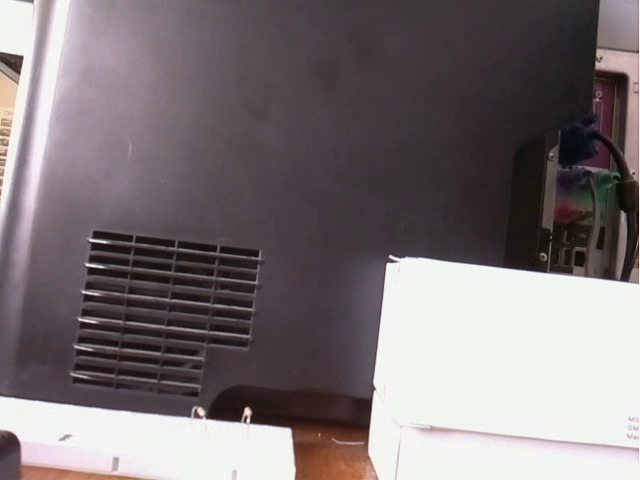
#> input picture frame 9 of Self-Driving Car Project/video_01.avi, 640 x 480 px, given in place of ANDROID PHONE DEC 2014 098.3gp, which was not available
$ python 'video saving 1.py'
#> lines starting #> are read from the running program, lines starting #| are printed output that depends on the picture; pictures that were not available may be replaced by others from this repository, and a replacement may not be noted
import numpy as np
import cv2

cap = cv2.VideoCapture('C:\\Users\\Paul\\Videos\\ANDROID PHONE DEC 2014 098.3gp')

fourcc = cv2.VideoWriter_fourcc(*'XVID')
out = cv2.VideoWriter('C:\\Users\\Paul\\Videos\\The Elements of the Periodic Table Song correctly flipped with no audio.avi', fourcc, 20.0, (640, 480))

while(cap.isOpened()):
    ret, frame = cap.read()
#> frame is the input picture: shape (480, 640, 3); mean B, G, R 117.4, 115.3, 123.7
    if ret== True:
        frame = cv2.flip(frame,1)
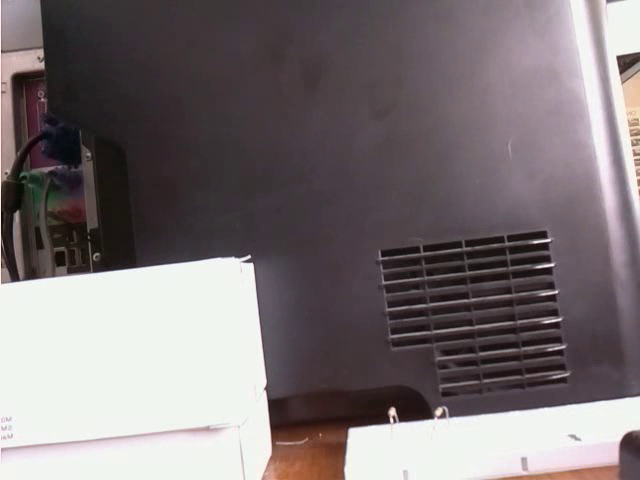
#> frame: shape (480, 640, 3); mean B, G, R 117.4, 115.3, 123.7
        frame = cv2.flip(frame,0)
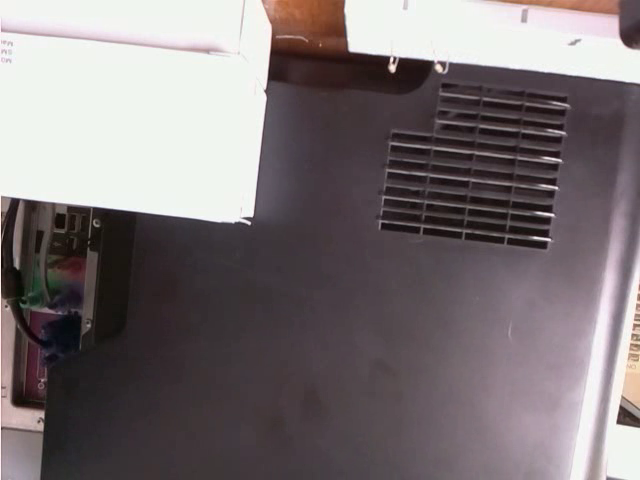
#> frame: shape (480, 640, 3); mean B, G, R 117.4, 115.3, 123.7

        out.write(frame)

        cv2.imshow('frame',frame)
        if cv2.waitKey(1) & 0xFF == ord('q'):
#> (key q is pressed here)
            break

    else:
        break

cap.release()
out.release()

cv2.destroyAllWindows()

$ run again, starting later in the video
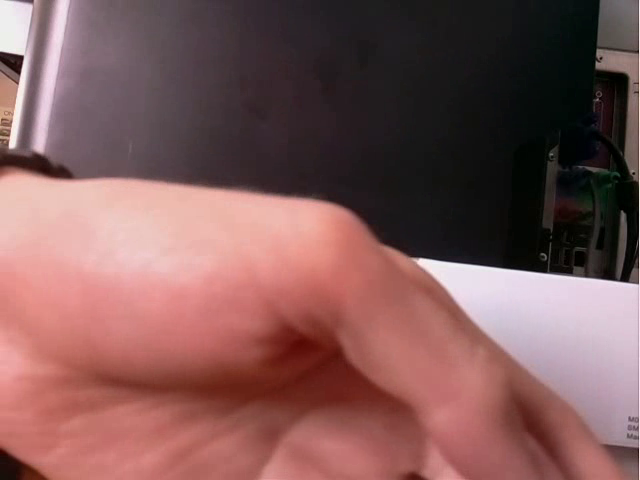
#> input picture frame 42 of Self-Driving Car Project/video_01.avi, 640 x 480 px, given in place of ANDROID PHONE DEC 2014 098.3gp, which was not available
#> frame is the input picture: shape (480, 640, 3); mean B, G, R 88.2, 89.1, 127
#> `frame = cv2.flip(frame,1)`:
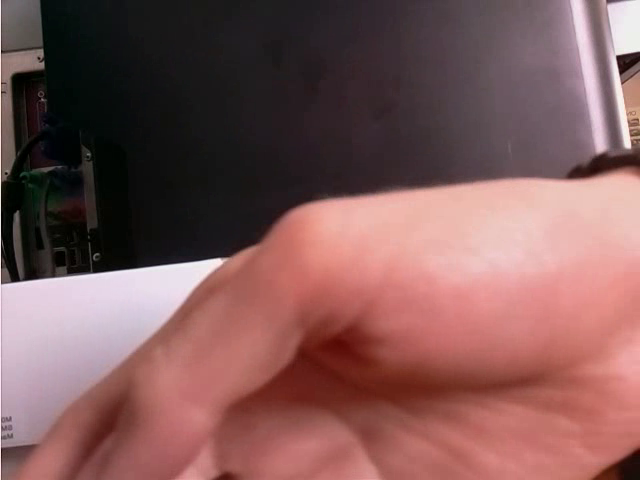
#> frame: shape (480, 640, 3); mean B, G, R 88.2, 89.1, 127
#> `frame = cv2.flip(frame,0)`:
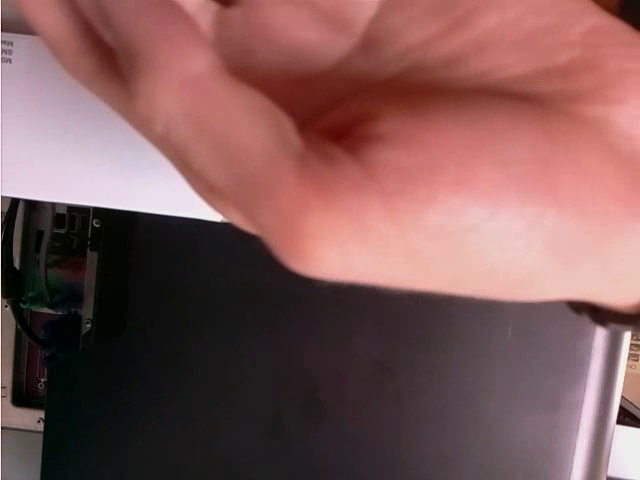
#> frame: shape (480, 640, 3); mean B, G, R 88.2, 89.1, 127

$ run again, starting later in the video
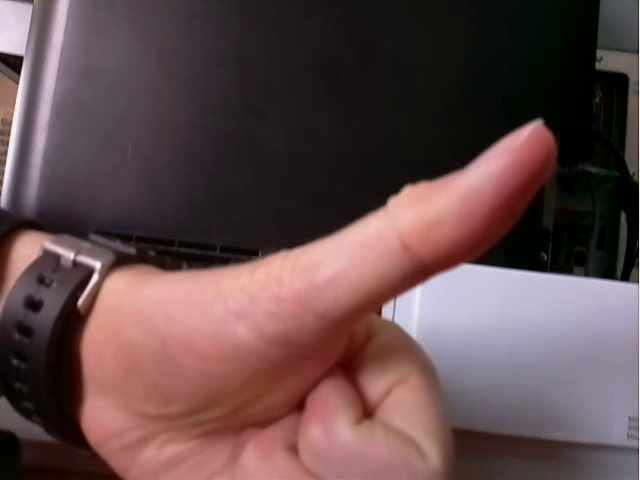
#> input picture frame 76 of Self-Driving Car Project/video_01.avi, 640 x 480 px, given in place of ANDROID PHONE DEC 2014 098.3gp, which was not available
#> frame is the input picture: shape (480, 640, 3); mean B, G, R 74.9, 74, 97.2
#> `frame = cv2.flip(frame,1)`:
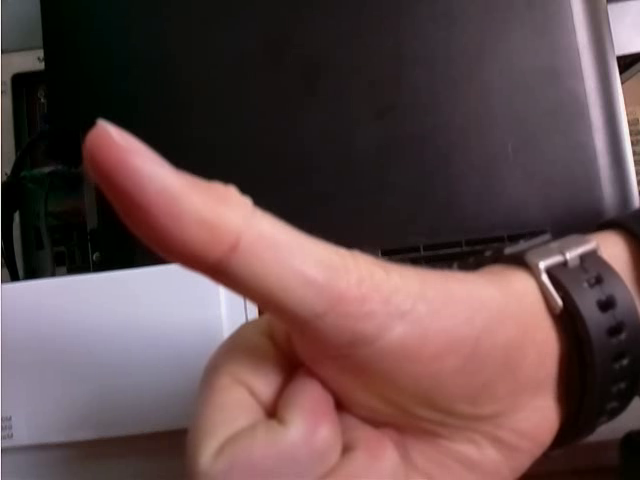
#> frame: shape (480, 640, 3); mean B, G, R 74.9, 74, 97.2
#> `frame = cv2.flip(frame,0)`:
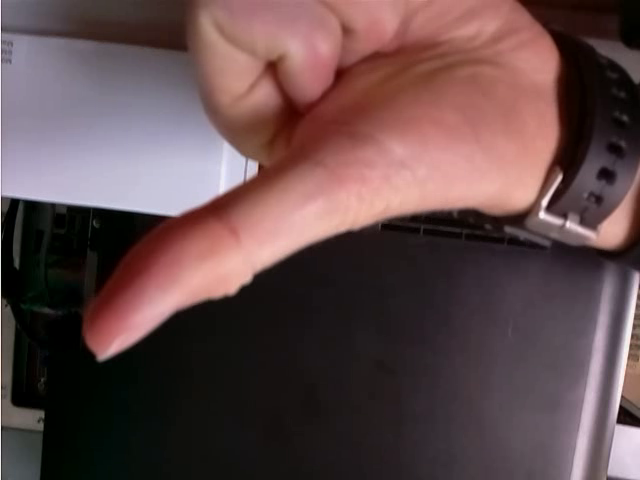
#> frame: shape (480, 640, 3); mean B, G, R 74.9, 74, 97.2
